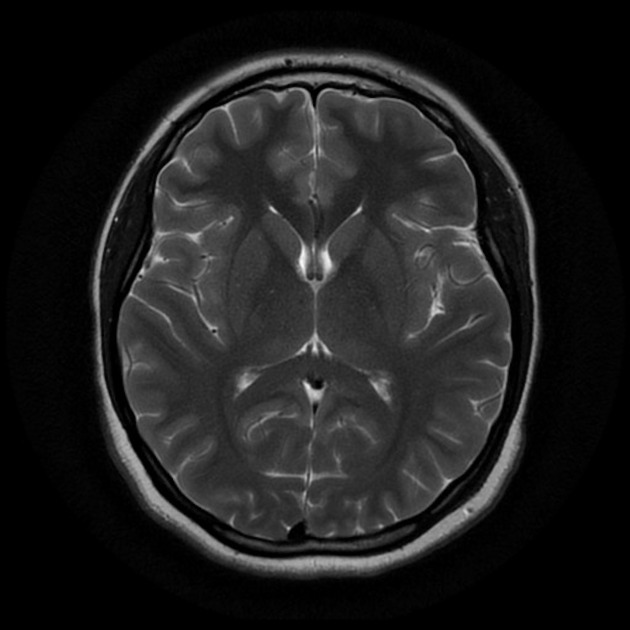
#> input picture Resources/no/1 no.jpeg, 630 x 630 px; its folder holds only this picture in this run
$ python -i crop_brain.py   (imports and definitions only)
#> lines starting #> are read from the running program, lines starting #| are printed output that depends on the picture; after the words box and inside, x2 and y2 are one past the last pixel; in counts of white or black regions, pixels touching at a corner belong together
import cv2
import numpy as np
import os
from os import listdir
import imutils

# path = "Resources"

def brain_crop_resize(img):
#> called with img = 'Resources/no/1 no.jpeg'
    img = cv2.imread(img, 0)
#> img is the input picture: shape (630, 630); min 0, max 248, mean 29.7
    #img = cv2.GaussianBlur(img,(3,3),1)
    #remove noise
    threshold = cv2.threshold(img, 45, 255, cv2.THRESH_BINARY)[1]
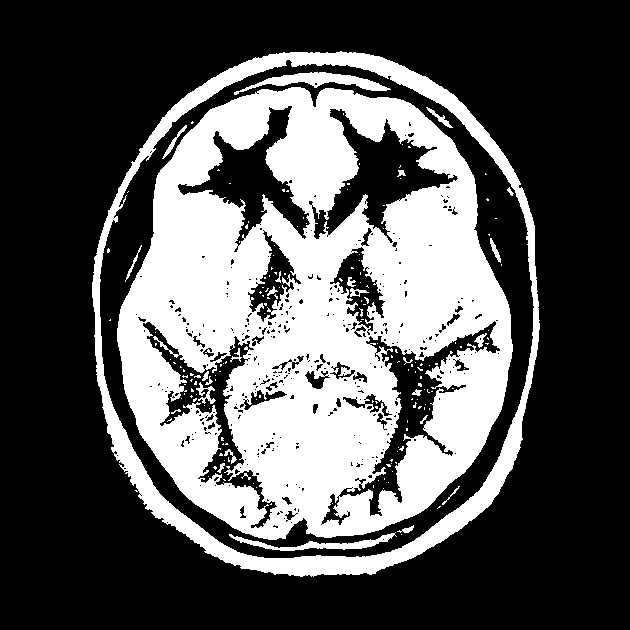
#> threshold: shape (630, 630); 33.5% white; 178 white regions (150 under 20 px), largest, box (x1, y1, x2, y2) and area: (117, 87, 513, 540) 109464, (92, 51, 540, 577) 19324, (234, 72, 391, 95) 1243
    threshold = cv2.erode(threshold, None, iterations=2)
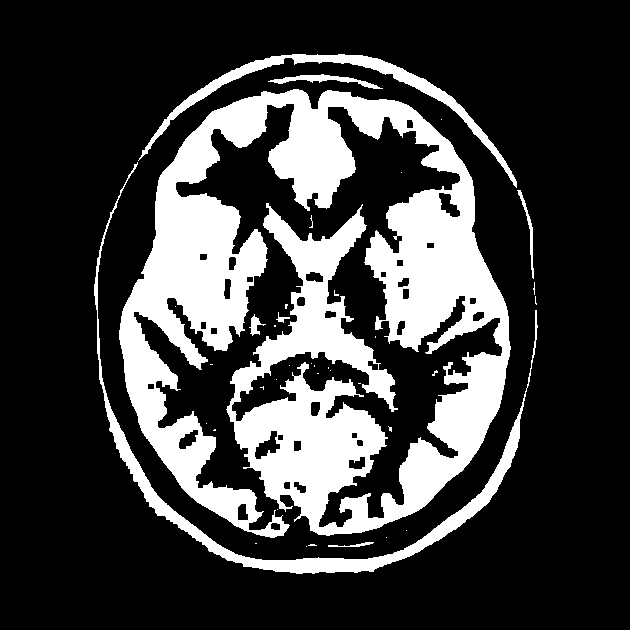
#> threshold: shape (630, 630); 24.2% white; 38 white regions (30 under 20 px), largest, box (x1, y1, x2, y2) and area: (119, 89, 511, 538) 83723, (94, 162, 538, 574) 7158, (138, 54, 517, 188) 3884
    threshold = cv2.dilate(threshold, None, iterations=2)
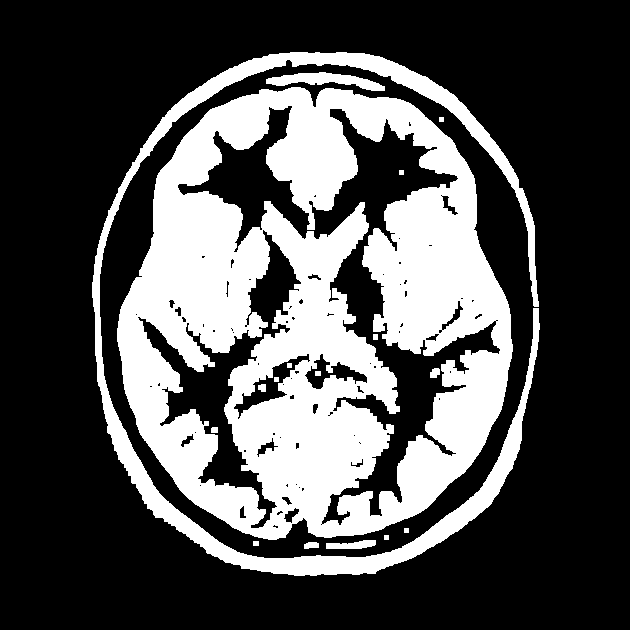
#> threshold: shape (630, 630); 31.3% white; 17 white regions
    #find contours
    cnts= cv2.findContours(threshold,cv2.RETR_EXTERNAL,cv2.CHAIN_APPROX_SIMPLE)
#> cnts = 9 contours, 3 with area under 20; largest, box (x1, y1, x2, y2) and area: (117, 87, 513, 540) 139714, (92, 52, 540, 576) 17578, (266, 72, 385, 91) 976, (326, 540, 376, 549) 266, (304, 542, 319, 549) 68, (253, 541, 259, 546) 20
    cnts = imutils.grab_contours(cnts)
    c = max(cnts, key=cv2.contourArea)
#> c = contour of 627 points, box (x1, y1, x2, y2) (117, 87, 513, 540), area 139714
    #get the corner points of the skull/brain
    extLeft = tuple(c[c[:, :, 0].argmin()][0])
#> extLeft = (117, 328)
    extRight = tuple(c[c[:, :, 0].argmax()][0])
#> extRight = (512, 351)
    extTop = tuple(c[c[:, :, 1].argmin()][0])
#> extTop = (291, 87)
    extBot = tuple(c[c[:, :, 1].argmax()][0])
#> extBot = (268, 539)

    # [7 lines of commented-out code are left out]
    new_image = img[extTop[1]:extBot[1], extLeft[0]:extRight[0]]
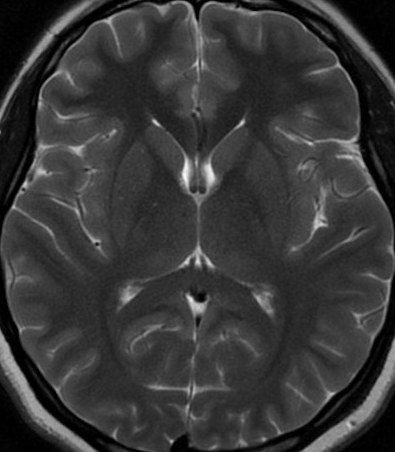
#> new_image: shape (452, 395); min 0, max 248, mean 55.5
    #resize thr brain_image
    new_image = cv2.resize(new_image, dsize=(240, 240), interpolation=cv2.INTER_CUBIC)
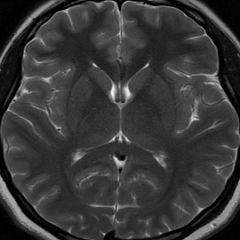
#> new_image: shape (240, 240); min 0, max 249, mean 55.5

    return new_image


# [4 lines of commented-out code are left out]

>>> result = brain_crop_resize('Resources/no/1 no.jpeg')

$ run again, on Resources/no/10 no.jpg
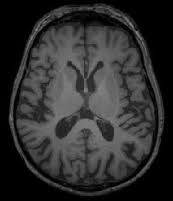
#> input picture Resources/no/10 no.jpg, 173 x 201 px
#> in brain_crop_resize, img is the input picture: shape (201, 173); min 0, max 139, mean 46.7
#> in brain_crop_resize, `threshold = cv2.dilate(threshold, None, iterations=2)`:
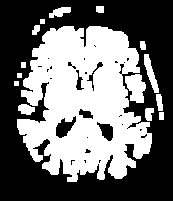
#> threshold: shape (201, 173); 44% white; 15 white regions
#> cnts = 15 contours, 3 with area under 20; largest, box (x1, y1, x2, y2) and area: (17, 26, 152, 182) 14130, (125, 74, 146, 103) 380, (144, 54, 159, 93) 200, (49, 7, 71, 18) 119, (18, 104, 35, 115) 114
#> c = contour of 446 points, box (x1, y1, x2, y2) (17, 26, 152, 182), area 14130
#> extLeft = (17, 119)
#> extRight = (151, 143)
#> extTop = (63, 26)
#> extBot = (67, 181)
#> in brain_crop_resize, `new_image = cv2.resize(new_image, dsize=(240, 240), interpolation=cv2...`:
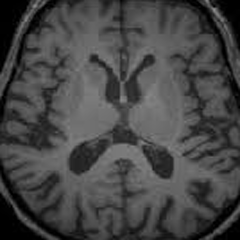
#> new_image: shape (240, 240); min 0, max 140, mean 70.3
